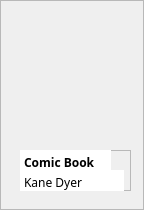
            <widget class="QFrame" name="frame_75">
             <property name="geometry">
              <rect>
               <x>0</x>
               <y>460</y>
               <width>144</width>
               <height>210</height>
              </rect>
             </property>
             <property name="frameShape">
              <enum>QFrame::StyledPanel</enum>
             </property>
             <property name="frameShadow">
              <enum>QFrame::Raised</enum>
             </property>
             <widget class="QLabel" name="label_43">
              <property name="geometry">
               <rect>
                <x>20</x>
                <y>0</y>
                <width>111</width>
                <height>141</height>
               </rect>
              </property>
              <property name="text">
               <string/>
              </property>
              <property name="pixmap">
               <pixmap resource="Resources.qrc">:/images/book-covers/book16.png</pixmap>
              </property>
              <property name="scaledContents">
               <bool>true</bool>
              </property>
             </widget>
             <widget class="QFrame" name="frame_76">
              <property name="geometry">
               <rect>
                <x>20</x>
                <y>150</y>
                <width>111</width>
                <height>41</height>
               </rect>
              </property>
              <property name="frameShape">
               <enum>QFrame::StyledPanel</enum>
              </property>
              <property name="frameShadow">
               <enum>QFrame::Raised</enum>
              </property>
              <widget class="QPlainTextEdit" name="plainTextEdit_81">
               <property name="geometry">
                <rect>
                 <x>0</x>
                 <y>0</y>
                 <width>91</width>
                 <height>21</height>
                </rect>
               </property>
               <property name="styleSheet">
                <string notr="true">font-weight: bold;
font-family: Baloo 2;
background: white;</string>
               </property>
               <property name="frameShape">
                <enum>QFrame::NoFrame</enum>
               </property>
               <property name="verticalScrollBarPolicy">
                <enum>Qt::ScrollBarAlwaysOff</enum>
               </property>
               <property name="tabChangesFocus">
                <bool>false</bool>
               </property>
               <property name="lineWrapMode">
                <enum>QPlainTextEdit::WidgetWidth</enum>
               </property>
               <property name="plainText">
                <string>Comic Book</string>
               </property>
               <property name="textInteractionFlags">
                <set>Qt::TextSelectableByKeyboard|Qt::TextSelectableByMouse</set>
               </property>
              </widget>
              <widget class="QPlainTextEdit" name="plainTextEdit_82">
               <property name="geometry">
                <rect>
                 <x>0</x>
                 <y>20</y>
                 <width>104</width>
                 <height>21</height>
                </rect>
               </property>
               <property name="styleSheet">
                <string notr="true">font-family: Baloo 2;
background: white;</string>
               </property>
               <property name="frameShape">
                <enum>QFrame::NoFrame</enum>
               </property>
               <property name="verticalScrollBarPolicy">
                <enum>Qt::ScrollBarAlwaysOff</enum>
               </property>
               <property name="plainText">
                <string>Kane Dyer</string>
               </property>
              </widget>
             </widget>
            </widget>
